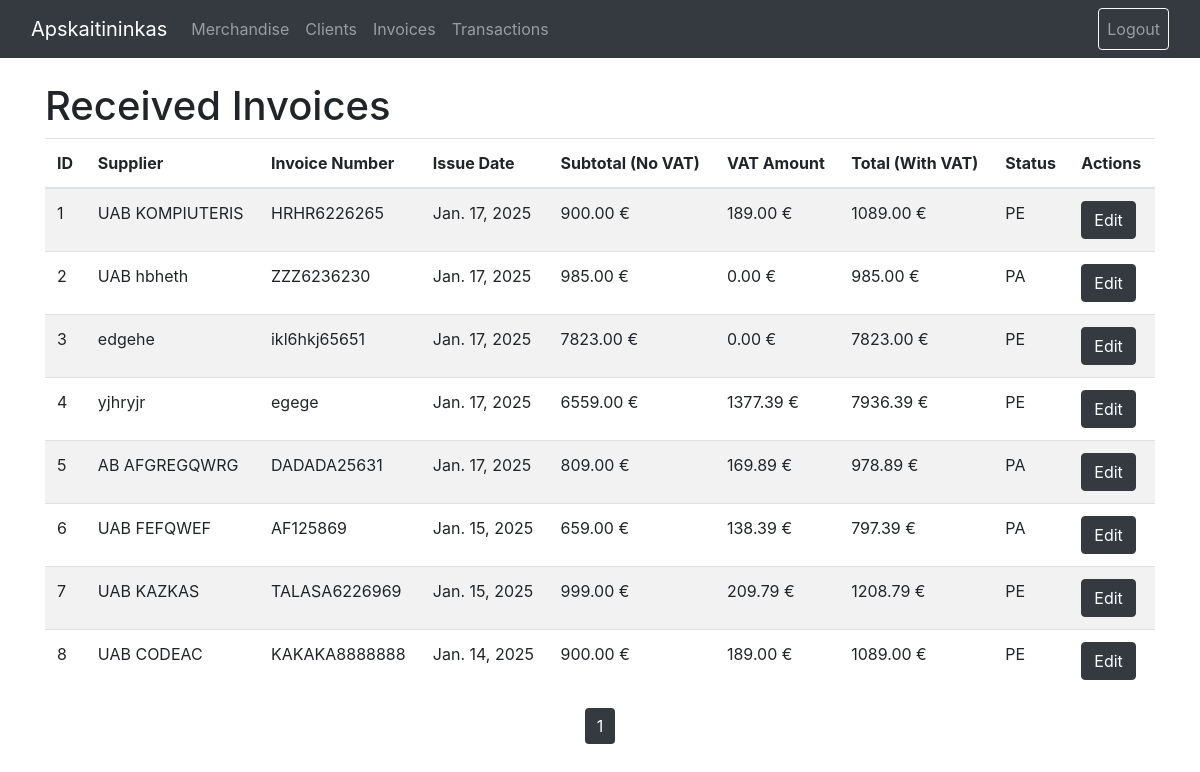
Page /apskaitininkas/invoices/received/ (signed in) on the committed database.
### apskaitininkas/models.py (models this page shows, shortened)
class ReceivedInvoice(models.Model):
    STATUS_CHOICES = [
        ('PA', 'Paid'),
        ('PE', 'Pending'),
        ('OV', 'Overdue'),
        ('CA', 'Cancelled'),
    ]
    invoice_number = models.CharField('Invoice number', max_length=100, unique=True)
    supplier = models.CharField('Supplier name', max_length=255)
    company_id = models.CharField('Company id', max_length=20, blank=True)
    vat_number = models.CharField('VAT payer number', max_length=20, blank=True)
    email = models.EmailField('Email adress', max_length=50, blank=True)
    phone = models.CharField('Phone number', max_length=20, blank=True)
    bank_account = CharField('Bank account', max_length=50, blank=True)
    issue_date = models.DateField(verbose_name='Invoice issue Date', blank=True, null=True)
    due_date = models.DateField(verbose_name='Invoice payment due date', blank=True, null=True)
    amount = models.DecimalField('Amount without VAT', max_digits=10, decimal_places=2)
    apply_vat = models.BooleanField('Apply VAT', default=False)
    vat_amount = models.DecimalField('VAT amount', max_digits=10, decimal_places=2, blank=True, null=True)
    vat_rate = models.DecimalField('VAT Rate (%)', max_digits=5, decimal_places=2, default=21.00)
    status = models.CharField('Status', max_length=20, choices=STATUS_CHOICES, default='PE')
    uploaded_by = models.ForeignKey(User, on_delete=models.SET_NULL, null=True, blank=True, verbose_name='Uploaded By')
    pdf_file = models.FileField('PDF Invoice', upload_to='received_invoices/', blank=True, null=True)
    created_at = models.DateTimeField(auto_now_add=True)
    updated_at = models.DateTimeField(auto_now=True)
    currency = models.CharField('Currency', max_length=3, default='EUR')
    def total(self):
        return self.amount + (self.vat_amount or 0)

### apskaitininkas/views.py (the view)
# urls.py: path('invoices/received/', views.received_invoices, name='received_invoices'),
def received_invoices(request):
    invoices = ReceivedInvoice.objects.all()
    paginator = Paginator(invoices, 10)
    page_number = request.GET.get('page')
    page_obj = paginator.get_page(page_number)
    return render(request, 'received_invoices.html', {'page_obj': page_obj})

### apskaitininkas/templates/received_invoices.html (shortened to what this page needs)
{% extends 'base.html' %}
{% block content %}
<h1>Received Invoices</h1>
<table class="table table-striped">
    <thead>
        <tr>
            <th>ID</th>
            <th>Supplier</th>
            <th>Invoice Number</th>
            <th>Issue Date</th>
            <th>Subtotal (No VAT)</th>
            <th>VAT Amount</th>
            <th>Total (With VAT)</th>
            <th>Status</th>
            <th>Actions</th>
        </tr>
    </thead>
    <tbody>
        {% for invoice in page_obj %}
        <tr>
            <td>{{ invoice.id }}</td>
            <td>{{ invoice.supplier }}</td>
            <td>{{ invoice.invoice_number }}</td>
            <td>{{ invoice.issue_date }}</td>
            <td>{{ invoice.amount|floatformat:2 }} €</td>
            <td>{{ invoice.vat_amount|floatformat:2 }} €</td>
            <td>{{ invoice.total|floatformat:2 }} €</td>
            <td>{{ invoice.status }}</td>
            <td>
                <a href="{% url 'edit_received_invoice' invoice.id %}" class="btn btn-dark">Edit</a>
            </td>
        </tr>
        {% endfor %}
    </tbody>
</table>
<nav aria-label="Page navigation">
    <ul class="pagination justify-content-center">
        {% for num in page_obj.paginator.page_range %}
        <li class="page-item {% if num == invoices.number %}active{% endif %}">
            <a class="page-link custom-btn-dark" href="?page={{ num }}">{{ num }}</a>
        </li>
        {% endfor %}
    </ul>
</nav>
{% endblock %}

### apskaitininkas/static/css/styles.css (style rules this page uses)
body { background-image: url('/static/images/background.jpg'); background-size: cover; background-repeat: no-repeat; background-attachment: fixed; background-position: center; }
.pagination .page-link.custom-btn-dark { background-color: #343a40; color: #ffffff; border: none; }
.custom-btn-dark { background-color: #343a40; color: #ffffff; / border: none; text-align: center; border: none; }

### rows in the picture
ReceivedInvoice: id "1", supplier "UAB KOMPIUTERIS", invoice_number "HRHR6226265", issue_date "Jan. 17, 2025", amount "900.00", vat_amount "189.00", total "1089.00", status "PE"
ReceivedInvoice: id "2", supplier "UAB hbheth", invoice_number "ZZZ6236230", issue_date "Jan. 17, 2025", amount "985.00", vat_amount "0.00", total "985.00", status "PA"
ReceivedInvoice: id "3", supplier "edgehe", invoice_number "ikl6hkj65651", issue_date "Jan. 17, 2025", amount "7823.00", vat_amount "0.00", total "7823.00", status "PE"
ReceivedInvoice: id "4", supplier "yjhryjr", invoice_number "egege", issue_date "Jan. 17, 2025", amount "6559.00", vat_amount "1377.39", total "7936.39", status "PE"
ReceivedInvoice: id "5", supplier "AB AFGREGQWRG", invoice_number "DADADA25631", issue_date "Jan. 17, 2025", amount "809.00", vat_amount "169.89", total "978.89", status "PA"
ReceivedInvoice: id "6", supplier "UAB FEFQWEF", invoice_number "AF125869", issue_date "Jan. 15, 2025", amount "659.00", vat_amount "138.39", total "797.39", status "PA"
ReceivedInvoice: id "7", supplier "UAB KAZKAS", invoice_number "TALASA6226969", issue_date "Jan. 15, 2025", amount "999.00", vat_amount "209.79", total "1208.79", status "PE"
ReceivedInvoice: id "8", supplier "UAB CODEAC", invoice_number "KAKAKA8888888", issue_date "Jan. 14, 2025", amount "900.00", vat_amount "189.00", total "1089.00", status "PE"

### other values in the picture
{{ num }} "1"
